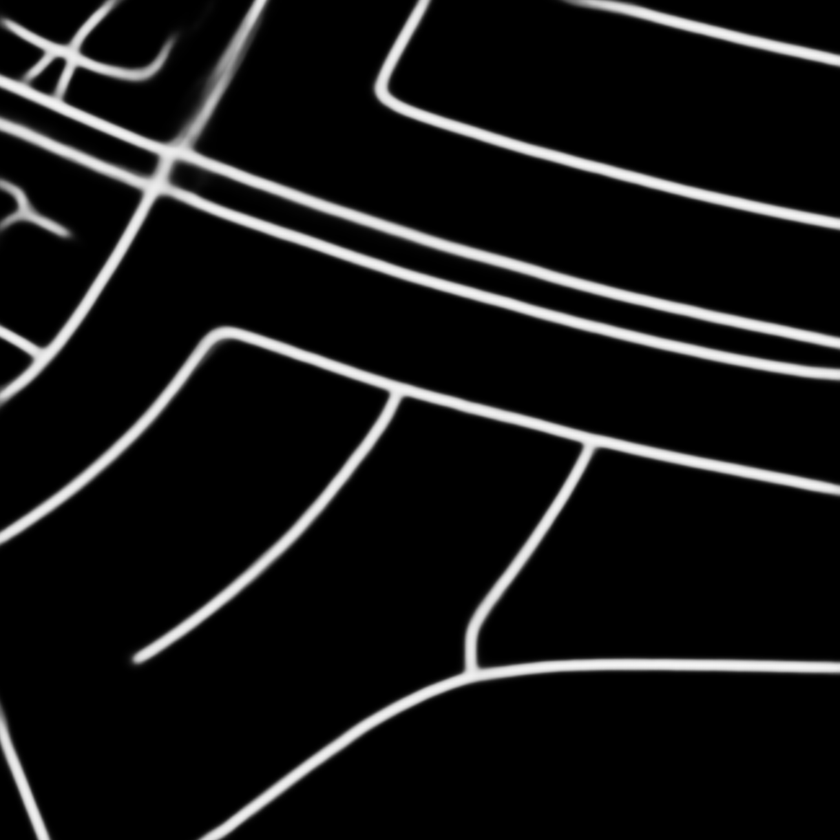
#> input picture examples/0.png, 840 x 840 px, shrunk from 1300 x 1300 before the run
$ python main.py -input examples/0.png -output out.png   (Python 2 division)
#> lines starting #> are read from the running program, lines starting #| are printed output that depends on the picture; after the words box and inside, x2 and y2 are one past the last pixel; in counts of white or black regions, pixels touching at a corner belong together
#
# Please check https://github.com/mitroadmaps/roadtracer/blob/master/lib/discoverlib/mapextract.py
# for the original graph extraction code.
#

import scipy.ndimage
from scipy.ndimage.filters import gaussian_filter
import skimage.morphology
import os
from PIL import Image
import numpy
import numpy as np
from multiprocessing import Pool
import sys
from math import sqrt
import pickle
from postprocessing import graph_refine, connectDeadEnds
import cv2
from douglasPeucker import simplifyGraph
import argparse

parser = argparse.ArgumentParser()

parser.add_argument('-input', action='store', dest='input', type=str,
                    help='Input segmentation file ', required =True)

parser.add_argument('-output', action='store', dest='output', type=str,
                    help='Output file prefix ', required =True)

parser.add_argument('-threshold', action='store', dest='threshold', type=int,
                    help='Threshold for binarization (0-255) ', default = 127, required = False)

parser.add_argument('-gaussian_sigma', action='store', dest='gaussian_filter_sigma', type=str,
                    help='The sigma (pixels) of the gaussian filter. Set this to 0 to disable gaussian filter.', default = "3", required =False)

parser.add_argument('-grey_closing', action='store', dest='grey_closing', type=int,
                    help='The window size (pixels) for grey_closing', default = 6, required =False)

parser.add_argument('-connected_component_min_size', action='store', dest='connected_component_min_size', type=int,
                    help='Remove connected components whose total lengths are less than [connected_component_min_size] pixels', default = 50, required =False)

parser.add_argument('-spurs_min_size', action='store', dest='spurs_min_size', type=int,
                    help='Remove short edges (deadends) whose lengths are less than [spurs_min_size] pixels', default = 10, required =False)

parser.add_argument('-connect_deadends_threshold', action='store', dest='connect_deadends_threshold', type=int,
                    help='Deadends (terminal vertices) within [connect_deadends_threshold] pixels will be connected', default = 20, required =False)

parser.add_argument('-polyline_simplify_threshold', action='store', dest='polyline_simplify_threshold', type=int,
                    help='We use Douglas Peucker algorithm to simplify the polylines. A larger threshold gives more aggressive simplification', default = 5, required =False)


args = parser.parse_args()

def distance(a, b):
    return  sqrt((a[0] - b[0]) ** 2 + (a[1] - b[1]) ** 2)

def point_line_distance(point, start, end):
    if (start == end):
        return distance(point, start)
    else:
        n = abs(
            (end[0] - start[0]) * (start[1] - point[1]) - (start[0] - point[0]) * (end[1] - start[1])
        )
        d = sqrt(
            (end[0] - start[0]) ** 2 + (end[1] - start[1]) ** 2
        )
        return n / d

def rdp(points, epsilon):
    """
    Reduces a series of points to a simplified version that loses detail, but
    maintains the general shape of the series.
    """
    dmax = 0.0
    index = 0
    for i in range(1, len(points) - 1):
        d = point_line_distance(points[i], points[0], points[-1])
        if d > dmax:
            index = i
            dmax = d
    if dmax >= epsilon:
        results = rdp(points[:index+1], epsilon)[:-1] + rdp(points[index:], epsilon)
    else:
        results = [points[0], points[-1]]
    return results


# load image
im = scipy.ndimage.imread(args.input)
#> im is the input picture: shape (840, 840); min 0, max 245, mean 22.3
if len(im.shape) == 3:
	print 'warning: bad shape {}, using first channel only'.format(im.shape)
	im = im[:, :, 0]
im = numpy.swapaxes(im, 0, 1)
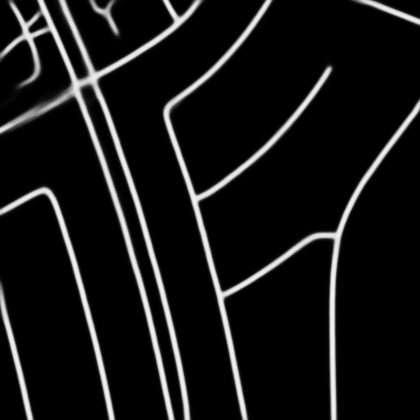
#> im: shape (840, 840) (shown at 1/2 size); min 0, max 245, mean 22.3

# apply gaussian filter
sigma = float(args.gaussian_filter_sigma)
if sigma > 0:
    im = gaussian_filter(im, sigma=sigma)
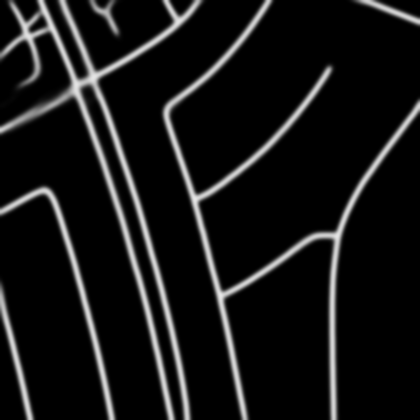
#> im: shape (840, 840) (shown at 1/2 size); min 0, max 231, mean 22.1

# apply grey-scale closing
windowSize = args.grey_closing
if windowSize > 1:
    im = scipy.ndimage.grey_closing(im, size=(6,6))


Image.fromarray(im).save(args.output+"_seg_before_binarization.png")

# binarization
im = im >= args.threshold
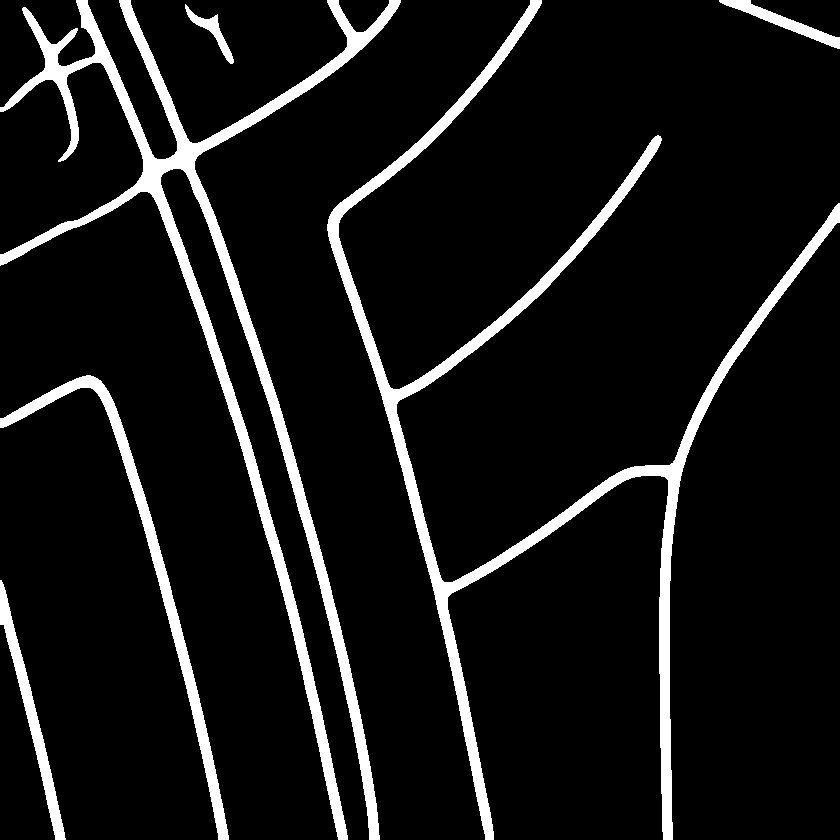
#> im: shape (840, 840) bool; 8.7% white; 6 white regions, box (x1, y1, x2, y2) and area: (0, 0, 401, 840) 26800, (327, 0, 840, 840) 24017, (0, 375, 229, 840) 6173, (0, 580, 66, 840) 2682, (719, 0, 840, 49) 1268, (185, 4, 234, 64) 642

Image.fromarray(im).save(args.output+"_seg_after_binarization.png")

im = skimage.morphology.thin(im)
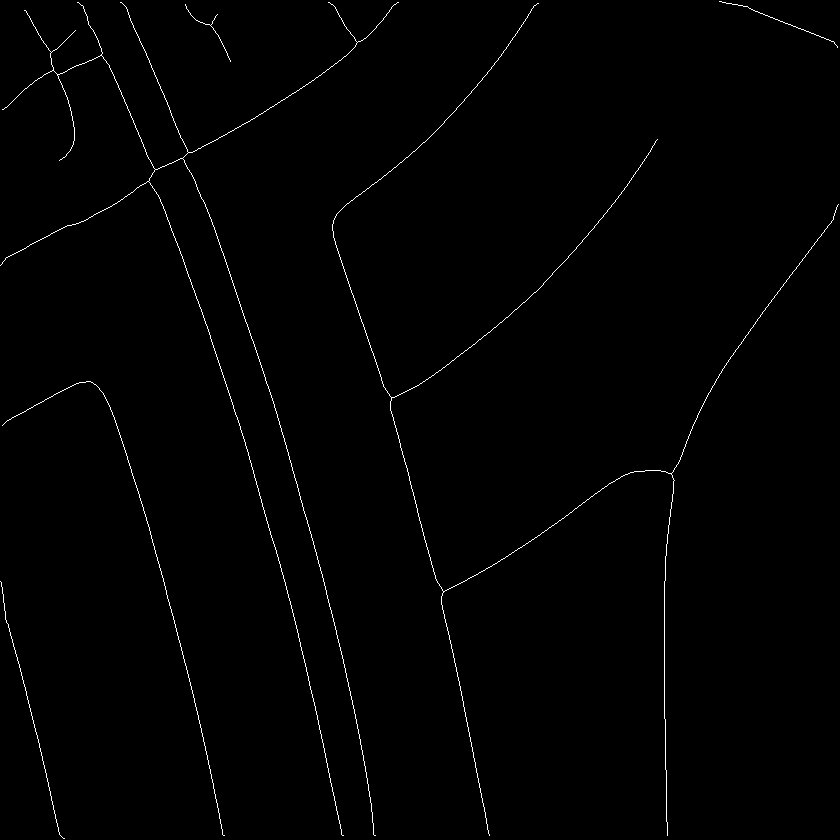
#> im: shape (840, 840) bool; 0.76% white in thin lines or dots
im = im.astype('uint8')

# extract a graph by placing vertices every THRESHOLD pixels, and at all intersections
vertices = []
edges = set()
def add_edge(src, dst):
	if (src, dst) in edges or (dst, src) in edges:
		return
	elif src == dst:
		return
	edges.add((src, dst))
point_to_neighbors = {}
q = []
while True:
	if len(q) > 0:
		lastid, i, j = q.pop()
		path = [vertices[lastid], (i, j)]
		if im[i, j] == 0:
			continue
		point_to_neighbors[(i, j)].remove(lastid)
		if len(point_to_neighbors[(i, j)]) == 0:
			del point_to_neighbors[(i, j)]
	else:
		w = numpy.where(im > 0)
		if len(w[0]) == 0:
			break
		i, j = w[0][0], w[1][0]
		lastid = len(vertices)
		vertices.append((i, j))
		path = [(i, j)]

	while True:
		im[i, j] = 0
		neighbors = []
		for oi in [-1, 0, 1]:
			for oj in [-1, 0, 1]:
				ni = i + oi
				nj = j + oj
				if ni >= 0 and ni < im.shape[0] and nj >= 0 and nj < im.shape[1] and im[ni, nj] > 0:
					neighbors.append((ni, nj))
		if len(neighbors) == 1 and (i, j) not in point_to_neighbors:
			ni, nj = neighbors[0]
			path.append((ni, nj))
			i, j = ni, nj
		else:
			if len(path) > 1:
				path = rdp(path, 2)
				if len(path) > 2:
					for point in path[1:-1]:
						curid = len(vertices)
						vertices.append(point)
						add_edge(lastid, curid)
						lastid = curid
				neighbor_count = len(neighbors) + len(point_to_neighbors.get((i, j), []))
				if neighbor_count == 0 or neighbor_count >= 2:
					curid = len(vertices)
					vertices.append(path[-1])
					add_edge(lastid, curid)
					lastid = curid
			for ni, nj in neighbors:
				if (ni, nj) not in point_to_neighbors:
					point_to_neighbors[(ni, nj)] = set()
				point_to_neighbors[(ni, nj)].add(lastid)
				q.append((lastid, ni, nj))
			for neighborid in point_to_neighbors.get((i, j), []):
				add_edge(neighborid, lastid)
			break
#> this loop made 55 passes
#> im: shape (840, 840); 0.76% of pixels changed, all inside (x1, y1, x2, y2) = (0, 1, 839, 839)

neighbors = {}

for edge in edges:

	nk1 = (vertices[edge[0]][1],vertices[edge[0]][0])
	nk2 = (vertices[edge[1]][1],vertices[edge[1]][0])

	if nk1 != nk2:
		if nk1 in neighbors:
			if nk2 in neighbors[nk1]:
				pass
			else:
				neighbors[nk1].append(nk2)
		else:
			neighbors[nk1] = [nk2]

		if  nk2 in neighbors:
			if nk1 in neighbors[nk2]:
				pass
			else:
				neighbors[nk2].append(nk1)
		else:
			neighbors[nk2] = [nk1]
#> this loop made 115 passes
#> edge on passes 1 to 8: (72, 73), (67, 68), (98, 101), (42, 48), (44, 45), (99, 100), (8, 9), (34, 37)


#> (the run stopped early here; a loop or call above may not have finished)

$ run again, on examples/10.png
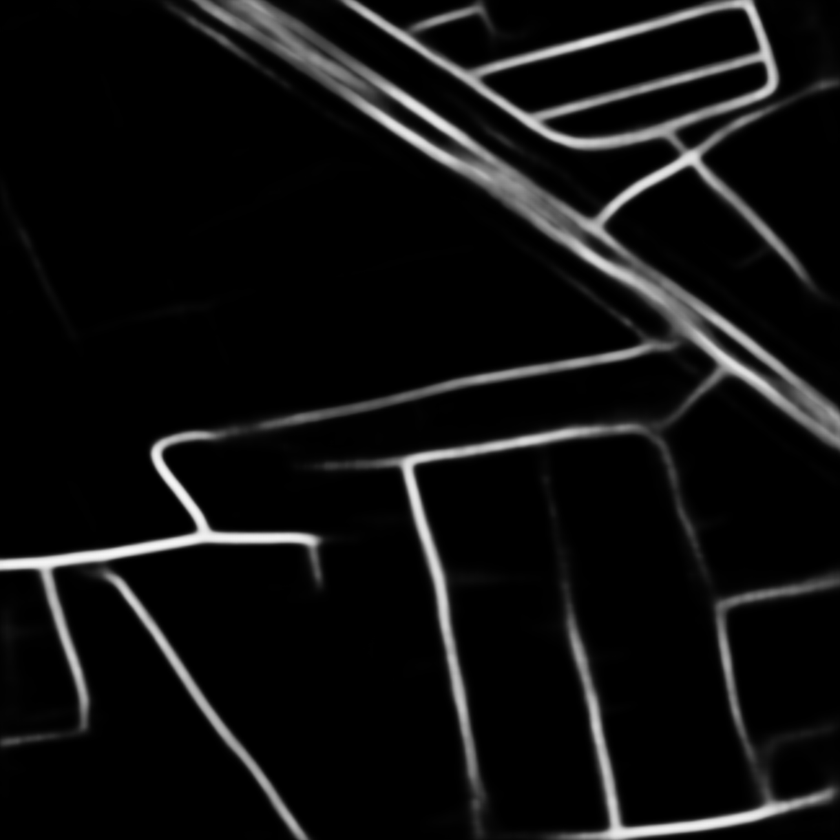
#> input picture examples/10.png, 840 x 840 px, shrunk from 1300 x 1300 before the run
#> im is the input picture: shape (840, 840); min 0, max 247, mean 16.6
#> `im = im >= args.threshold`:
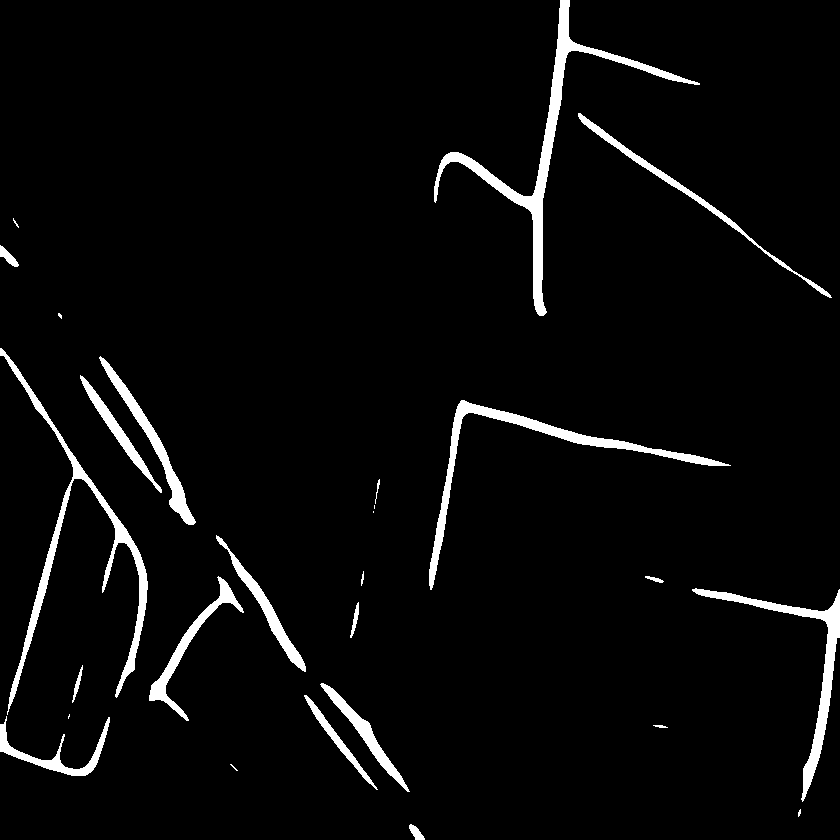
#> im: shape (840, 840) bool; 4% white; 27 white regions (7 under 20 px), largest, box (x1, y1, x2, y2) and area: (434, 0, 700, 316) 5379, (0, 348, 148, 715) 4308, (429, 400, 731, 590) 3592
#> `im = skimage.morphology.thin(im)`:
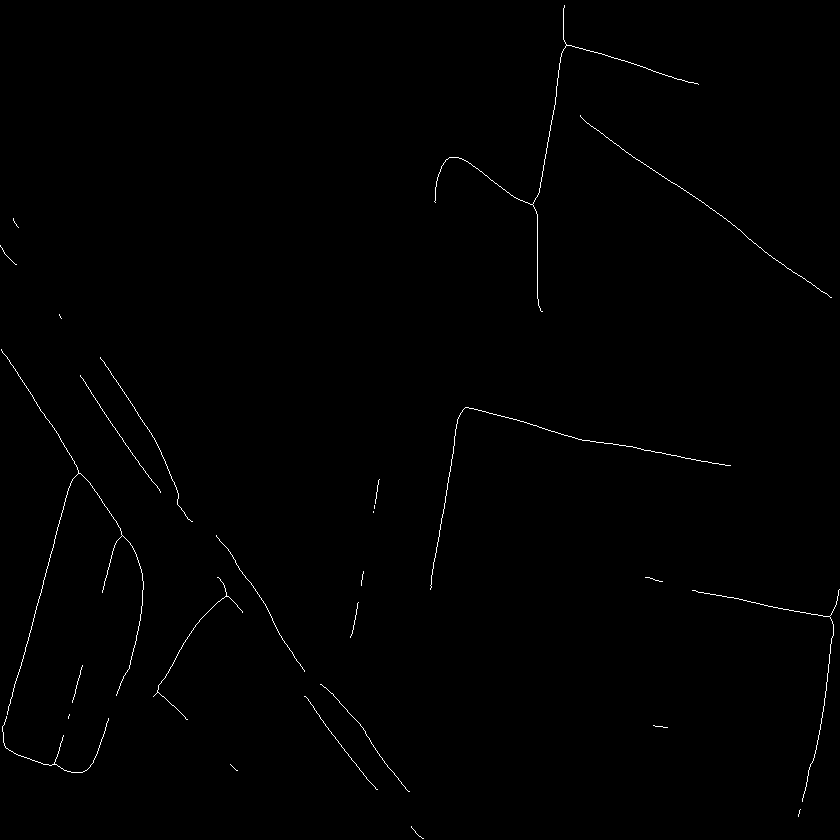
#> im: shape (840, 840) bool; 0.49% white in thin lines or dots
#> the loop `while True:` made 65 passes
#> the loop `for edge in edges: ` made 118 passes
#> edge on passes 1 to 8: (72, 73), (44, 45), (99, 100), (8, 9), (40, 41), (100, 101), (132, 133), (41, 42)

$ run again, on examples/2.png
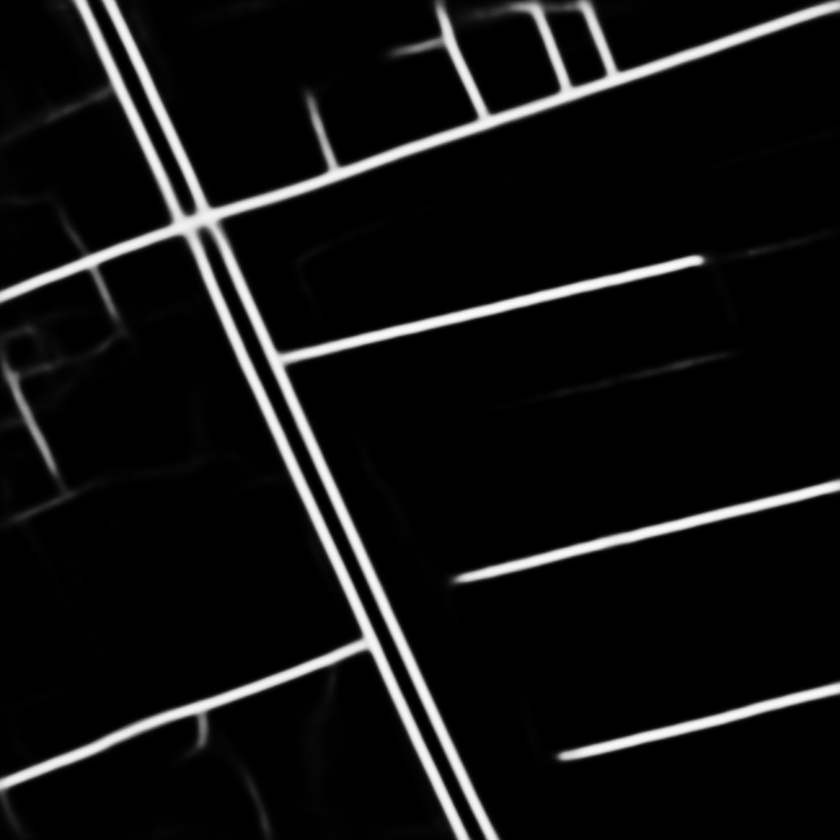
#> input picture examples/2.png, 840 x 840 px, shrunk from 1300 x 1300 before the run
#> im is the input picture: shape (840, 840); min 0, max 250, mean 18
#> `im = im >= args.threshold`:
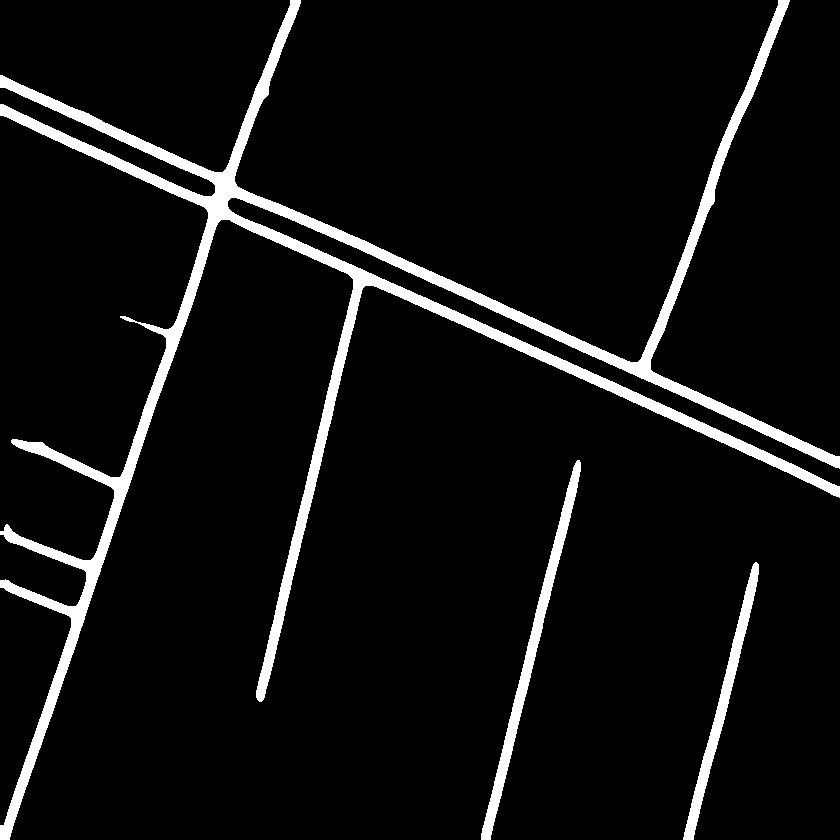
#> im: shape (840, 840) bool; 6.7% white; 3 white regions, box (x1, y1, x2, y2) and area: (0, 0, 840, 840) 40219, (481, 460, 581, 840) 3868, (683, 562, 759, 840) 2844
#> `im = skimage.morphology.thin(im)`:
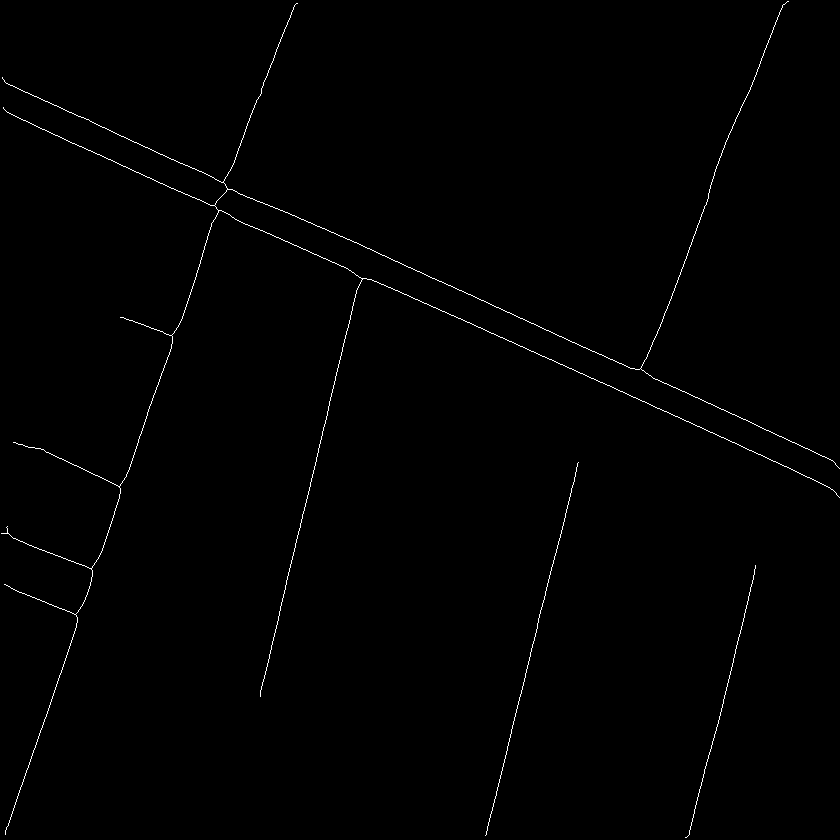
#> im: shape (840, 840) bool; 0.6% white in thin lines or dots
#> the loop `while True:` made 53 passes
#> the loop `for edge in edges: ` made 84 passes
#> edge on passes 1 to 8: (72, 73), (67, 68), (8, 9), (40, 41), (27, 34), (18, 19), (14, 15), (74, 75)
